Frame 1 (no input): blank canvas, image omitted
Frame 60 (no input): blank canvas, image omitted
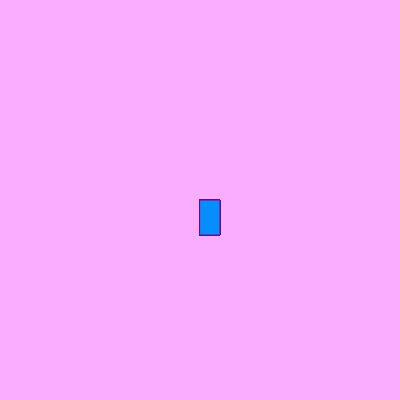
Frame 120 (the mouse pressed at the canvas centre since frame 60)

The p5.js sketch whose frames 1 and 60 were blank and that drew this single picture after the mouse press (run headless with seeded random() and noise() and a simulated clock; from frame 60 on, the mouse is pressed at the canvas centre):

// p5.js sketch
// ── sketch.js
function setup() {
    createCanvas(400, 400);
    background("#FAADFF")
  }
  
  function draw() {
    stroke("#77008B");
    fill("#068FFC")
    
    
    if (mouseIsPressed){
      rect(mouseX,mouseY,20,35);
        }
  }
